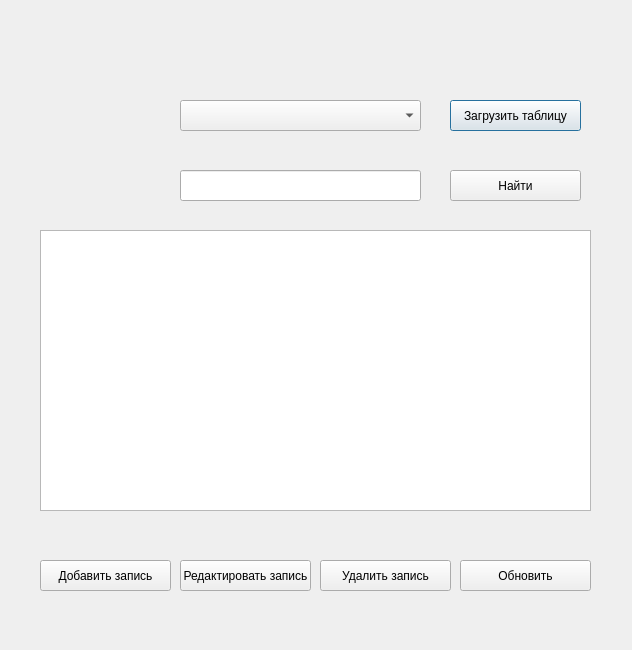
<?xml version="1.0" encoding="UTF-8"?>
<ui version="4.0">
 <class>Dialog</class>
 <widget class="QDialog" name="Dialog">
  <property name="geometry">
   <rect>
    <x>0</x>
    <y>0</y>
    <width>632</width>
    <height>650</height>
   </rect>
  </property>
  <property name="windowTitle">
   <string>Dialog</string>
  </property>
  <widget class="QComboBox" name="comboBox_tables">
   <property name="geometry">
    <rect>
     <x>180</x>
     <y>100</y>
     <width>241</width>
     <height>31</height>
    </rect>
   </property>
  </widget>
  <widget class="QTableWidget" name="tableWidget_data">
   <property name="geometry">
    <rect>
     <x>40</x>
     <y>230</y>
     <width>551</width>
     <height>281</height>
    </rect>
   </property>
  </widget>
  <widget class="QPushButton" name="pushButton_load">
   <property name="geometry">
    <rect>
     <x>450</x>
     <y>100</y>
     <width>131</width>
     <height>31</height>
    </rect>
   </property>
   <property name="text">
    <string>Загрузить таблицу</string>
   </property>
  </widget>
  <widget class="QPushButton" name="pushButton_add">
   <property name="geometry">
    <rect>
     <x>40</x>
     <y>560</y>
     <width>131</width>
     <height>31</height>
    </rect>
   </property>
   <property name="text">
    <string>Добавить запись</string>
   </property>
  </widget>
  <widget class="QPushButton" name="pushButton_edit">
   <property name="geometry">
    <rect>
     <x>180</x>
     <y>560</y>
     <width>131</width>
     <height>31</height>
    </rect>
   </property>
   <property name="text">
    <string>Редактировать запись</string>
   </property>
  </widget>
  <widget class="QPushButton" name="pushButton_delete">
   <property name="geometry">
    <rect>
     <x>320</x>
     <y>560</y>
     <width>131</width>
     <height>31</height>
    </rect>
   </property>
   <property name="text">
    <string>Удалить запись</string>
   </property>
  </widget>
  <widget class="QPushButton" name="pushButton_refresh">
   <property name="geometry">
    <rect>
     <x>460</x>
     <y>560</y>
     <width>131</width>
     <height>31</height>
    </rect>
   </property>
   <property name="text">
    <string>Обновить</string>
   </property>
  </widget>
  <widget class="QPushButton" name="pushButton_search">
   <property name="geometry">
    <rect>
     <x>450</x>
     <y>170</y>
     <width>131</width>
     <height>31</height>
    </rect>
   </property>
   <property name="text">
    <string>Найти</string>
   </property>
  </widget>
  <widget class="QLineEdit" name="lineEdit_search">
   <property name="geometry">
    <rect>
     <x>180</x>
     <y>170</y>
     <width>241</width>
     <height>31</height>
    </rect>
   </property>
  </widget>
 </widget>
 <resources/>
 <connections/>
</ui>
